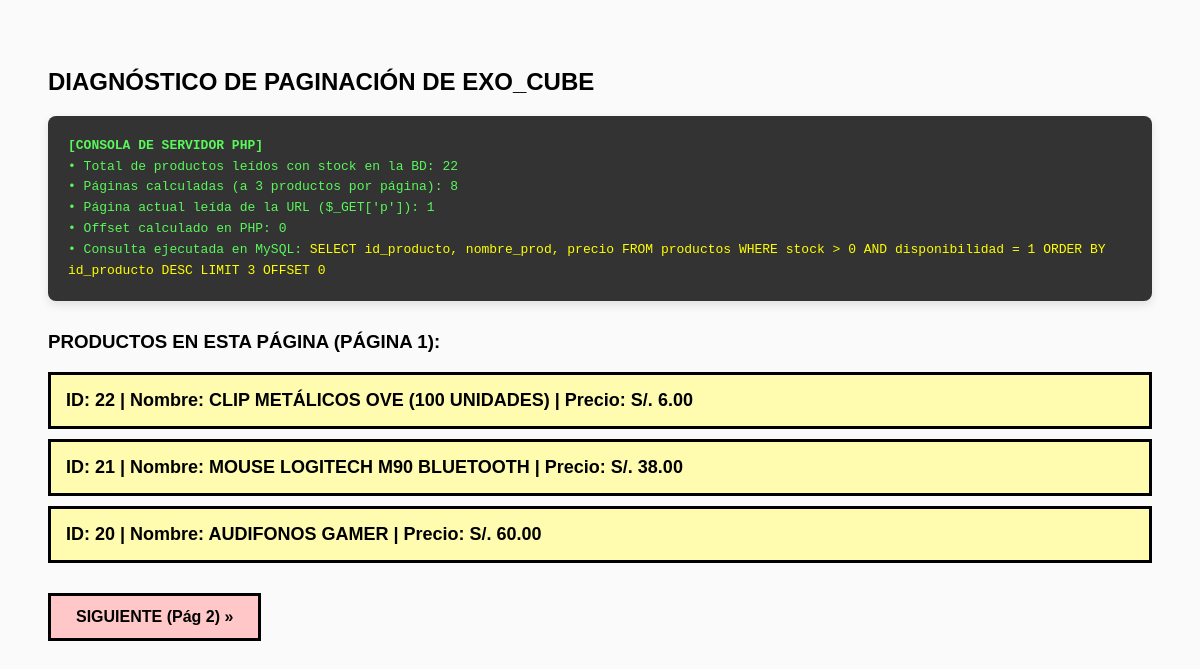
The page /test_paginacion.php on the database its author committed.
### tables this page shows
CREATE TABLE `productos` (
  `id_producto` int(11) NOT NULL AUTO_INCREMENT,
  `nombre_prod` varchar(100) NOT NULL,
  `descripcion` varchar(255) DEFAULT NULL,
  `informacion_prod` text DEFAULT NULL,
  `imagen_frontal` varchar(255) DEFAULT NULL,
  `imagen_lateral` varchar(255) DEFAULT NULL,
  `imagen_trasera` varchar(255) DEFAULT NULL,
  `precio` decimal(10,2) NOT NULL DEFAULT 0.00,
  `descuento` int(11) NOT NULL DEFAULT 0,
  `stock` int(11) NOT NULL DEFAULT 0,
  `disponibilidad` tinyint(1) NOT NULL DEFAULT 1,
  `id_categoria` int(11) NOT NULL,
  `fecha_ingreso` datetime NOT NULL DEFAULT current_timestamp(),
  PRIMARY KEY (`id_producto`),
  KEY `fk_productos_categorias` (`id_categoria`),
  CONSTRAINT `fk_productos_categorias` FOREIGN KEY (`id_categoria`) REFERENCES `categorias` (`id_categoria`) ON UPDATE CASCADE
);

### test_paginacion.php (the view, shortened to what this page needs)
<?php
require_once 'conexion.php';
$productos_por_pagina = 3;
$pagina_actual = isset($_GET['p']) ? (int)$_GET['p'] : 1;
$offset = ($pagina_actual - 1) * $productos_por_pagina;
try {
    $stmt_count = $pdo->query("SELECT COUNT(*) FROM productos WHERE stock > 0 AND disponibilidad = 1");
    $total_productos = $stmt_count->fetchColumn();
    $total_paginas = ceil($total_productos / $productos_por_pagina);
    $select_sql = "SELECT id_producto, nombre_prod, precio FROM productos WHERE stock > 0 AND disponibilidad = 1 ORDER BY id_producto DESC LIMIT " . (int)$productos_por_pagina . " OFFSET " . (int)$offset;
    $productos = $pdo->query($select_sql)->fetchAll();
} catch (Exception $e) {
    die("Error crítico en la consulta: " . $e->getMessage());
}
?>
<!DOCTYPE html>
<html>
<head>
</head>
<body>
    <h2>DIAGNÓSTICO DE PAGINACIÓN DE EXO_CUBE</h2>
    <div class="consola-debug">
        <strong>[CONSOLA DE SERVIDOR PHP]</strong><br>
        • Total de productos leídos con stock en la BD: <?php echo $total_productos; ?><br>
        • Páginas calculadas (a 3 productos por página): <?php echo $total_paginas; ?><br>
        • Página actual leída de la URL ($_GET['p']): <?php echo $pagina_actual; ?><br>
        • Offset calculado en PHP: <?php echo $offset; ?><br>
        • Consulta ejecutada en MySQL: <span style="color: yellow;"><?php echo $select_sql; ?></span>
    </div>
    <h3>PRODUCTOS EN ESTA PÁGINA (PÁGINA <?php echo $pagina_actual; ?>):</h3>
    <div>
        <?php if (!empty($productos)): ?>
            <?php foreach ($productos as $p): ?>
                <div class="tarjeta-producto">
                    ID: <?php echo $p['id_producto']; ?> |
                    Nombre: <?php echo htmlspecialchars($p['nombre_prod']); ?> |
                    Precio: S/. <?php echo number_format($p['precio'], 2); ?>
                </div>
            <?php endforeach; ?>
        <?php else: ?>
            <p style="color: red; font-weight: bold;">No se encontraron productos en esta página.</p>
        <?php endif; ?>
    </div>
    <div>
        <?php if ($pagina_actual < $total_paginas): ?>
            <a href="test_paginacion.php?p=<?php echo $pagina_actual + 1; ?>" class="btn">SIGUIENTE (Pág <?php echo $pagina_actual + 1; ?>) »</a>
        <?php endif; ?>
    </div>
</body>
</html>

### test_paginacion.php (style rules this page uses)
body { font-family: Arial, sans-serif; padding: 40px; background-color: #fafafa; }
.consola-debug { background-color: #333; color: #5af75a; padding: 20px; border-radius: 8px; font-family: monospace; line-height: 1.6; margin-bottom: 30px; box-shadow: 0 4px 10px rgba(0,0,0,0.1); }
.tarjeta-producto { padding: 15px; background-color: #FFFCAF; border: 3px solid black; margin-bottom: 10px; font-size: 18px; font-weight: bold; }
.btn { display: inline-block; padding: 12px 25px; background-color: #FFC7C8; border: 3px solid black; text-decoration: none; color: black; font-weight: bold; margin-top: 20px; transition: transform 0.1s; }

### rows shown on the page
productos: id_producto "22", nombre_prod "CLIP METÁLICOS OVE (100 UNIDADES)", precio "6.00"
productos: id_producto "21", nombre_prod "MOUSE LOGITECH M90 BLUETOOTH", precio "38.00"
productos: id_producto "20", nombre_prod "AUDIFONOS GAMER", precio "60.00"

### other values the page prints
$total_productos "22"
$total_paginas "8"
$pagina_actual "1"
$offset "0"
$select_sql "SELECT id_producto, nombre_prod, precio FROM productos WHERE stock > 0 AND disponibilidad = 1 ORDER BY id_producto DESC LIMIT 3 OFFSET 0"
$pagina_actual + 1 "2"
